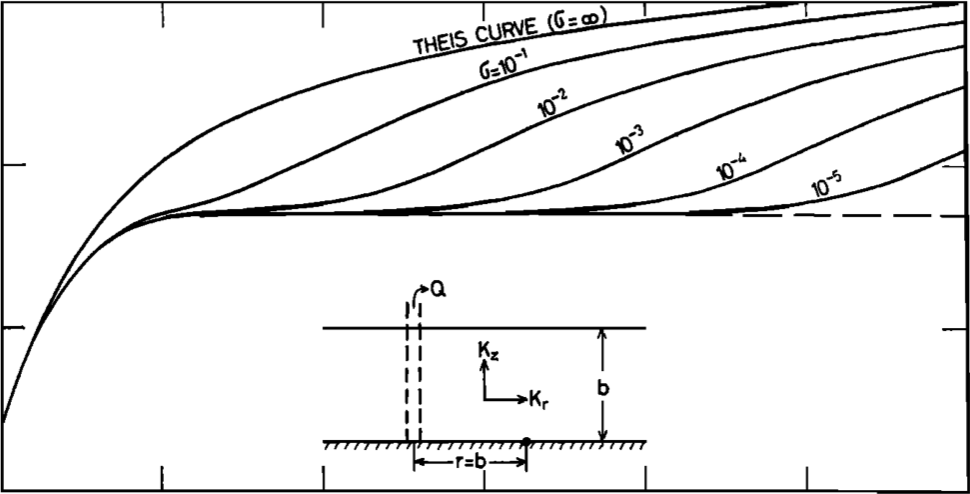
#> input picture inputs/ttim/neuman.png, 970 x 494 px; its folder holds only this picture in this run
$ python ttimtest4.py   (Python 2 division)
#> lines starting #> are read from the running program, lines starting #| are printed output that depends on the picture
from pylab import *
import matplotlib.image as mpimg
from ttim import *

######################################################
# Neuman figure read from neuman.png in ttim directory
###################################################

import os
ttimdir = os.path.dirname( os.path.abspath( __file__ ) ) + os.sep  # abspath includes filename. just dirname doesn't work when you are in the directory

# Figure
plt.figure()
img = mpimg.imread(ttimdir+'neuman.png')
#> img is the input picture: shape (494, 970, 4) float32; mean R, G, B, A 0.93, 0.93, 0.93, 1
ax = plt.imshow(np.flipud(img),origin='lower',extent=(-1,5,-2,1))
pause(0.01) # Needed on Windows using PythonXY, else the bounding box is not recognized
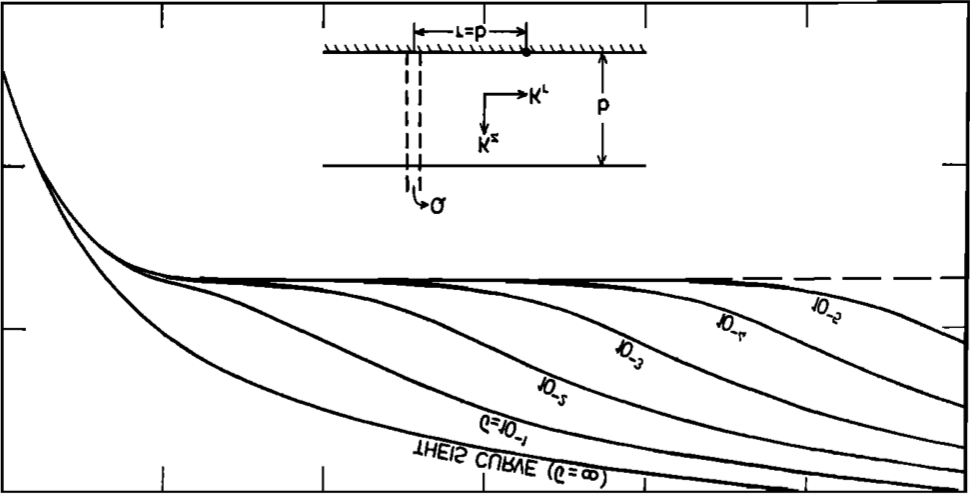
#> shown: shape (494, 970, 4) float32; mean R, G, B, A 0.93, 0.93, 0.93, 1
#> (the run stopped early here; a loop or call above may not have finished)
